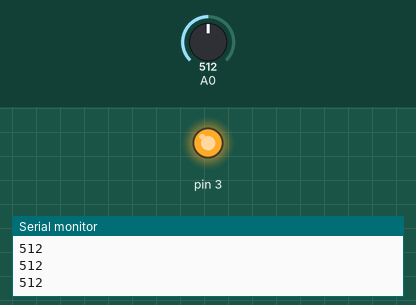
Recording of a sketch running on a simulated Arduino Uno, built with avr-gcc and run on an emulated ATmega328P. Shown: output pins drawn as LEDs (lit = HIGH), the last lines printed to the serial monitor. Inputs (shaded band) come from the test bench; at power-on: A0 = 512.

Above: at 1.2 s.
1.3 s: A0 set to 492
At 1.7 s:
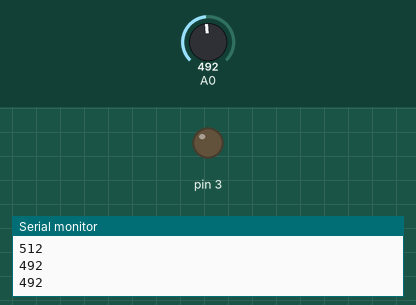
2.9 s: A0 set to 510
At 4.2 s:
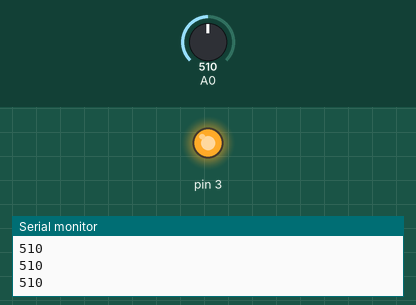
4.5 s: A0 set to 490
At 5.5 s:
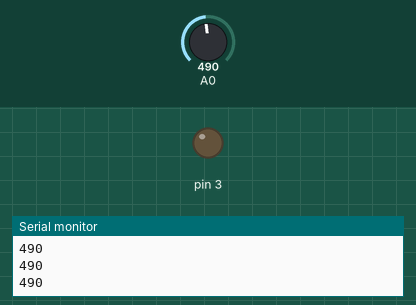
Timing chart, 0 to 7.5 s (numbered marks = the images above; inputs shaded):
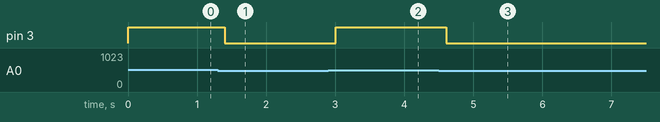

Measured:
- the behaviour switches between 501 and 500 on A0 (found by bisection; images 0 and 1)
- after the input at 1.3 s, pin 3: HIGH → LOW after 0.10 s
- after the input at 2.9 s, pin 3: LOW → HIGH after 0.11 s
- after the input at 4.5 s, pin 3: HIGH → LOW after 0.11 s

The sketch:

Proyecto_12.ino
```cpp
/*
  Derechos de autor © UNIT Electronics
  Este codigo se proporciona "tal cual", sin garantías de ningún tipo.
  Fecha de revisión: 25/07/24
*/
/********************************
Programamos la lectura de un sensor infrarrojo para detectar líneas negras
********************************/
int irValue;
void setup() {
  Serial.begin(9600); pinMode (3, OUTPUT);
}

void loop() {
  Serial.println(analogRead (A0)); irValue = analogRead (A0);
  if (irValue > 500) {
    digitalWrite (3,HIGH); delay (200);
  }
else{
  digitalWrite(3, LOW);
  delay (200);
  }
}
```
